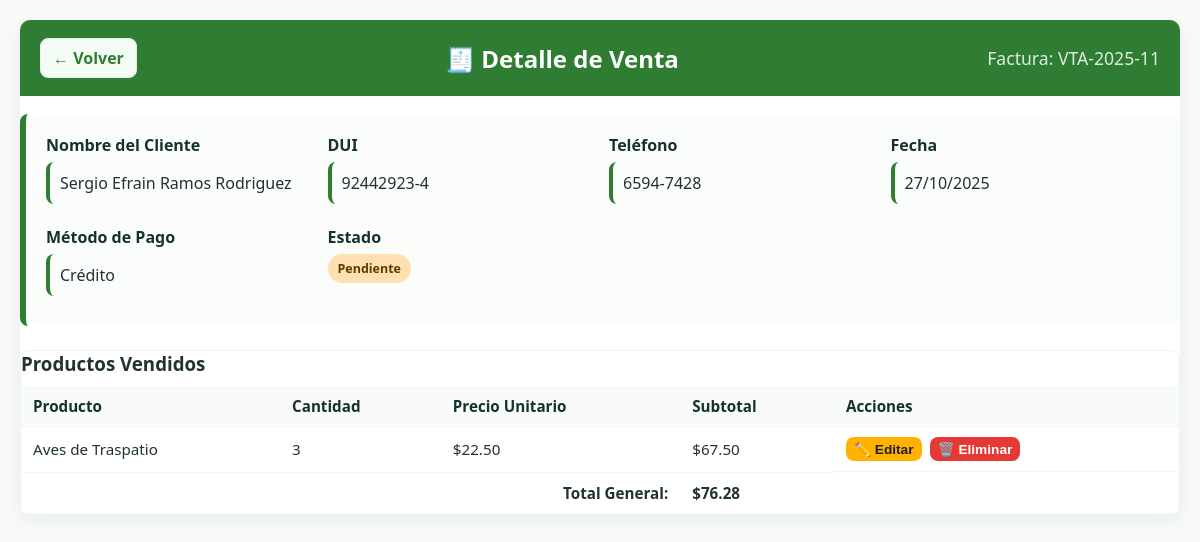
/detalle_venta.php?id=1, run on the app's committed database.
### tables this page shows
CREATE TABLE `ventas` (
  `id` int(11) NOT NULL,
  `id_cliente` int(11) NOT NULL,
  `nombre_cliente` varchar(255) NOT NULL,
  `dui_cliente` varchar(10) NOT NULL,
  `telefono_cliente` varchar(10) DEFAULT NULL,
  `numero_factura` varchar(50) NOT NULL,
  `fecha_venta` date NOT NULL,
  `subtotal_general` decimal(10,2) NOT NULL DEFAULT 0.00,
  `impuesto_general` decimal(10,2) DEFAULT 0.00,
  `descuento_general` decimal(10,2) DEFAULT 0.00,
  `total_general` decimal(10,2) NOT NULL DEFAULT 0.00,
  `metodo_pago` enum('Efectivo','Transferencia','Tarjeta','Crédito') NOT NULL,
  `estado_venta` enum('Pendiente','Completada','Cancelada') DEFAULT 'Pendiente',
  `observaciones` text DEFAULT NULL,
  `usuario_registro` varchar(100) DEFAULT NULL,
  `fecha_registro` timestamp NOT NULL DEFAULT current_timestamp(),
  `fecha_actualizacion` timestamp NOT NULL DEFAULT current_timestamp() ON UPDATE current_timestamp()
);

CREATE TABLE `detalle_ventas` (
  `id` int(11) NOT NULL,
  `id_venta` int(11) NOT NULL,
  `id_producto` int(11) NOT NULL,
  `nombre_producto` varchar(255) NOT NULL,
  `codigo_producto` varchar(50) DEFAULT NULL,
  `categoria_producto` varchar(100) DEFAULT NULL,
  `linea_producto` varchar(50) DEFAULT NULL,
  `cantidad` int(11) NOT NULL,
  `precio_unitario` decimal(10,2) NOT NULL,
  `subtotal` decimal(10,2) NOT NULL,
  `descuento_item` decimal(10,2) DEFAULT 0.00,
  `total_item` decimal(10,2) NOT NULL,
  `observaciones_item` text DEFAULT NULL
);

CREATE TABLE `productos` (
  `ID` int(50) NOT NULL,
  `NOMBRE_PRODUCTO` varchar(50) NOT NULL,
  `CODIGO` varchar(50) NOT NULL,
  `CATEGORIA` varchar(50) NOT NULL,
  `LINEA` enum('Linea de Ganado','Aves de Postura','Línea de Cerdos','Línea de Equinos','Línea de Tilapia') DEFAULT NULL,
  `PRECIO` decimal(10,2) NOT NULL,
  `STOCK` int(50) DEFAULT 0,
  `FECHA_INGRESO` timestamp NOT NULL DEFAULT current_timestamp() ON UPDATE current_timestamp(),
  `DESCRIPCION` varchar(500) NOT NULL,
  `ESTADO` enum('Agotado','Producto Bajo','Disponible') NOT NULL DEFAULT 'Disponible'
);

### detalle_venta.php (the view, shortened to what this page needs)
<?php
$servidor = "localhost:3309";
$usuario = "root";
$clave = "";
$basededatos = "sistema_de_invenario";
$conn = new mysqli($servidor, $usuario, $clave, $basededatos);
$id_venta = isset($_GET['id']) ? intval($_GET['id']) : 0;
$sql_venta = "SELECT * FROM ventas WHERE id = ?";
$stmt = $conn->prepare($sql_venta);
$stmt->bind_param("i", $id_venta);
$stmt->execute();
$venta = $stmt->get_result()->fetch_assoc();
$sql_detalles = "
    SELECT dv.*, p.NOMBRE_PRODUCTO as nombre_producto
    FROM detalle_ventas dv
    JOIN productos p ON dv.id_producto = p.id
    WHERE dv.id_venta = ?
";
$stmt = $conn->prepare($sql_detalles);
$stmt->bind_param("i", $id_venta);
$stmt->execute();
$detalles = $stmt->get_result();
?>
<!DOCTYPE html>
<html lang="es">
<head>
    <link rel="stylesheet" href="CSS/COMPRAS.css">
</head>
<body>
    <div class="container">
        <div class="header">
            <a href="GESTION_VENTA.php" class="btn btn-secondary" style="margin-right: auto;">← Volver</a>
            <h1 style="margin:0;">🧾 Detalle de Venta</h1>
            <span style="margin-left:auto;font-size:1.1em;opacity:0.85;">Factura: <?php echo $venta['numero_factura']; ?></span>
        </div>
        <div class="form-section" style="margin-top:18px;">
            <div class="form-grid">
                <div class="form-group">
                    <label><b>Nombre del Cliente</b></label>
                    <div class="info-item"><?php echo $venta['nombre_cliente']; ?></div>
                </div>
                <div class="form-group">
                    <label><b>DUI</b></label>
                    <div class="info-item"><?php echo $venta['dui_cliente']; ?></div>
                </div>
                <div class="form-group">
                    <label><b>Teléfono</b></label>
                    <div class="info-item"><?php echo $venta['telefono_cliente']; ?></div>
                </div>
                <div class="form-group">
                    <label><b>Fecha</b></label>
                    <div class="info-item"><?php echo date('d/m/Y', strtotime($venta['fecha_venta'])); ?></div>
                </div>
                <div class="form-group">
                    <label><b>Método de Pago</b></label>
                    <div class="info-item"><?php echo $venta['metodo_pago']; ?></div>
                </div>
                <div class="form-group">
                    <label><b>Estado</b></label>
                    <div style="display:flex;align-items:center;gap:10px;">
                        <span class="badge badge-<?php echo strtolower($venta['estado_venta']); ?>"><?php echo $venta['estado_venta']; ?></span>
                    </div>
                </div>
            </div>
        </div>
        <div class="table-container" style="margin-top:18px;">
            <h3 style="margin:0 0 10px 0;">Productos Vendidos</h3>
            <table>
                <thead>
                    <tr>
                        <th>Producto</th>
                        <th>Cantidad</th>
                        <th>Precio Unitario</th>
                        <th>Subtotal</th>
                        <th>Acciones</th>
                    </tr>
                </thead>
                <tbody>
                    <?php while($detalle = $detalles->fetch_assoc()): ?>
                    <tr id="row-<?php echo $detalle['id']; ?>">
                        <td><?php echo $detalle['nombre_producto']; ?></td>
                        <td>
                            <span class="display-value"><?php echo $detalle['cantidad']; ?></span>
                        </td>
                        <td>$<?php echo number_format($detalle['precio_unitario'], 2); ?></td>
                        <td>$<?php echo number_format($detalle['cantidad'] * $detalle['precio_unitario'], 2); ?></td>
                        <td class="action-buttons">
                            <button class="btn btn-warning btn-sm edit-btn" onclick="toggleEdit(<?php echo $detalle['id']; ?>)">✏️ Editar</button>
                            <button class="btn btn-danger btn-sm" onclick="eliminarDetalle(<?php echo $detalle['id']; ?>)">🗑️ Eliminar</button>
                        </td>
                    </tr>
                    <?php endwhile; ?>
                </tbody>
                <tfoot>
                    <tr>
                        <td colspan="3" style="text-align: right;"><strong>Total General:</strong></td>
                        <td colspan="2"><strong>$<?php echo number_format($venta['total_general'], 2); ?></strong></td>
                    </tr>
                </tfoot>
            </table>
        </div>
    </div>
</body>
</html>

### CSS/COMPRAS.css (style rules this page uses)
* { box-sizing: border-box; margin: 0; padding: 0; }
body { font-family: 'Segoe UI', Tahoma, Geneva, Verdana, sans-serif; background: #f7faf7; color: #213233; min-height: 100vh; padding: 20px; }
.container { max-width: 1200px; margin: 0 auto; background: #ffffff; border-radius: 10px; overflow: hidden; box-shadow: 0 6px 18px rgba(33,50,51,0.06); }
.header { background: #2e7d32; color: #ffffff; padding: 18px 20px; display: flex; align-items: center; gap: 12px; }
.header h1 { font-size: 1.5rem; margin: 0; }
.btn { cursor: pointer; text-decoration: none; border: none; border-radius: 8px; padding: 8px 12px; font-weight: 600; }
.btn-danger { background: #e53935; color: #fff; }
.btn-warning { background: #ffb300; color: #1f1f1f; }
.table-container { overflow-x: auto; border-radius: 8px; border: 1px solid #eef6ee; }
table { width: 100%; border-collapse: collapse; background: #fff; }
thead { background: #f8fbf8; color: #16332a; }
th, td { padding: 10px 12px; text-align: left; font-size: 0.95rem; border-bottom: 1px solid #f3f6f3; }
.badge { display: inline-block; padding: 6px 10px; border-radius: 999px; font-size: 0.78rem; font-weight: 700; }
.badge-pendiente { background: #ffe0b2; color: #5b3a00; }
.action-buttons { display: flex; gap: 8px; }
.info-item { background: #fbfdfb; padding: 10px; border-radius: 8px; border-left: 4px solid #2e7d32; }
.form-group { margin-bottom: 10px; }
.form-group label { display:block; margin-bottom:6px; font-weight:600; }
.form-section { margin-bottom: 24px; padding: 20px; background: #fbfdfb; border-radius: 8px; border-left: 6px solid #2e7d32; }
.form-grid { display: grid; grid-template-columns: repeat(auto-fit, minmax(240px, 1fr)); gap: 12px; }
.form-group label { display:block; margin-bottom:6px; font-weight:600; color:#16332a; }
.btn-secondary { background: #f4fbf4; color: #2e7d32; padding: 8px 12px; border-radius:8px; border:1px solid #e6efe6; }

### detalle_venta.php (style rules this page uses)
.btn-sm { padding: 4px 8px; font-size: 0.9em; }

### data on the page
ventas: numero_factura "VTA-2025-11", nombre_cliente "Sergio Efrain Ramos Rodriguez", dui_cliente "92442923-4", telefono_cliente "6594-7428", fecha_venta "27/10/2025", metodo_pago "Crédito", estado_venta "Pendiente", total_general "76.28"
detalle_ventas: id_producto.NOMBRE_PRODUCTO "Aves de Traspatio", cantidad "3", precio_unitario "22.50", $detalle['cantidad'] * $detalle['precio_unitario'] "67.50"
